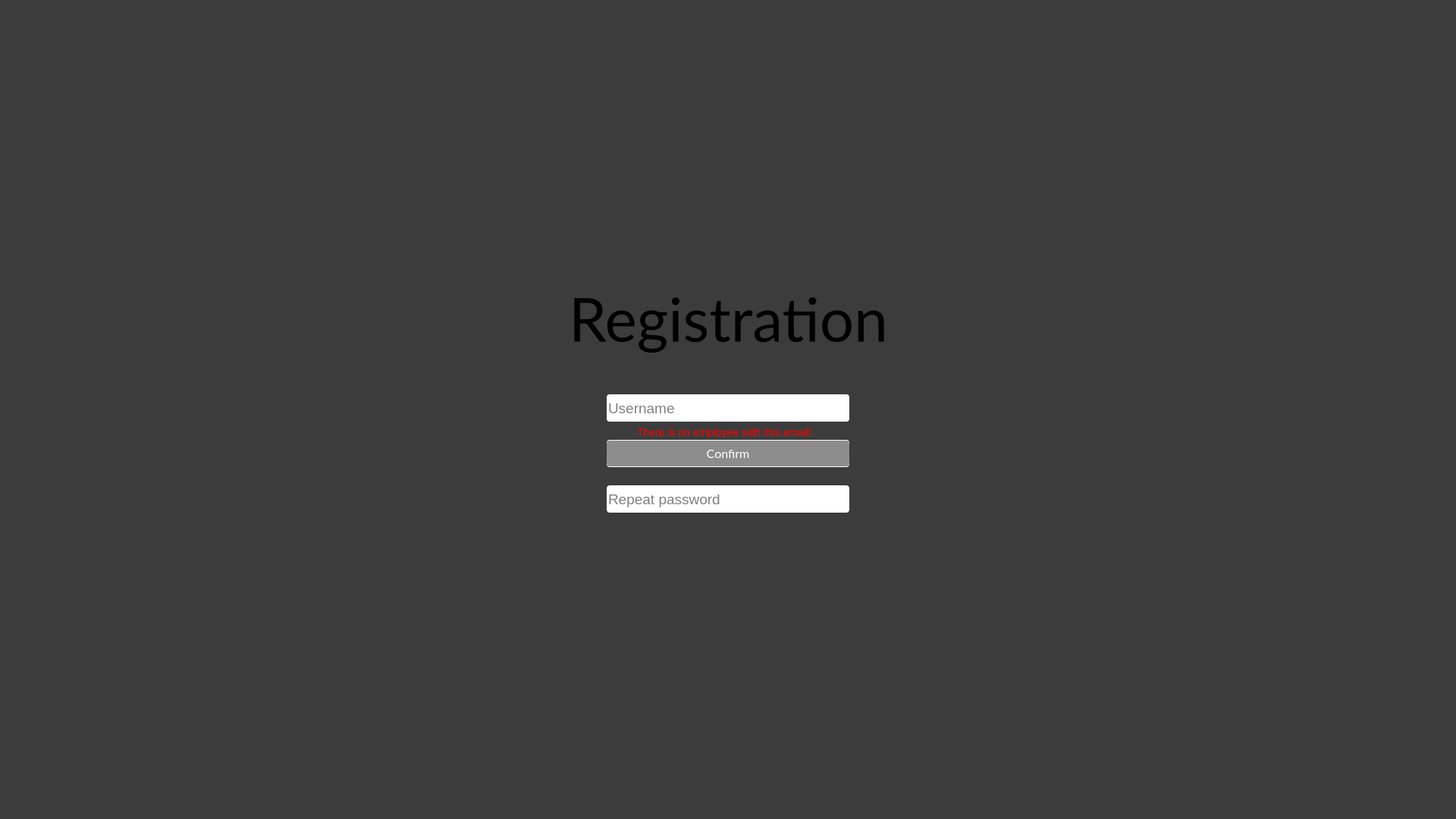
<?xml version="1.0" encoding="UTF-8"?>
<ui version="4.0">
 <class>RegistrationPage</class>
 <widget class="QWidget" name="RegistrationPage">
  <property name="geometry">
   <rect>
    <x>0</x>
    <y>0</y>
    <width>1920</width>
    <height>1080</height>
   </rect>
  </property>
  <property name="windowTitle">
   <string>Form</string>
  </property>
  <property name="styleSheet">
   <string notr="true">background-color:rgb(60, 60, 60);</string>
  </property>
  <widget class="QLabel" name="label_4">
   <property name="geometry">
    <rect>
     <x>550</x>
     <y>1440</y>
     <width>49</width>
     <height>16</height>
    </rect>
   </property>
   <property name="text">
    <string>TextLabel</string>
   </property>
  </widget>
  <widget class="QLineEdit" name="email_LineEdit">
   <property name="geometry">
    <rect>
     <x>800</x>
     <y>520</y>
     <width>320</width>
     <height>36</height>
    </rect>
   </property>
   <property name="font">
    <font>
     <pointsize>14</pointsize>
    </font>
   </property>
   <property name="styleSheet">
    <string notr="true">border-radius:4px;
background-color:white;
color:black;</string>
   </property>
   <property name="placeholderText">
    <string>Email</string>
   </property>
  </widget>
  <widget class="QLabel" name="label_2">
   <property name="geometry">
    <rect>
     <x>490</x>
     <y>1310</y>
     <width>49</width>
     <height>16</height>
    </rect>
   </property>
   <property name="text">
    <string>TextLabel</string>
   </property>
  </widget>
  <widget class="QLabel" name="label">
   <property name="geometry">
    <rect>
     <x>750</x>
     <y>370</y>
     <width>420</width>
     <height>100</height>
    </rect>
   </property>
   <property name="font">
    <font>
     <family>Lato</family>
     <pointsize>-1</pointsize>
    </font>
   </property>
   <property name="styleSheet">
    <string notr="true">background-color:transparent;
color:black;
font-family:Lato;
font-size:80px;</string>
   </property>
   <property name="text">
    <string>Registration</string>
   </property>
  </widget>
  <widget class="QLabel" name="incorrect_data_Label">
   <property name="geometry">
    <rect>
     <x>1090</x>
     <y>1140</y>
     <width>211</width>
     <height>21</height>
    </rect>
   </property>
   <property name="styleSheet">
    <string notr="true">background-color:transparent;
font-size:14px;</string>
   </property>
   <property name="text">
    <string>Incorrect Username or Password!</string>
   </property>
  </widget>
  <widget class="QWidget" name="confirmed_widget" native="true">
   <property name="geometry">
    <rect>
     <x>750</x>
     <y>470</y>
     <width>411</width>
     <height>351</height>
    </rect>
   </property>
   <property name="styleSheet">
    <string notr="true">background-color:transparent;</string>
   </property>
   <widget class="QLineEdit" name="username_LineEdit">
    <property name="geometry">
     <rect>
      <x>50</x>
      <y>50</y>
      <width>320</width>
      <height>36</height>
     </rect>
    </property>
    <property name="font">
     <font>
      <pointsize>14</pointsize>
     </font>
    </property>
    <property name="styleSheet">
     <string notr="true">border-radius:4px;
background-color:white;
color:black;</string>
    </property>
    <property name="placeholderText">
     <string>Username</string>
    </property>
   </widget>
   <widget class="QLineEdit" name="password_LineEdit">
    <property name="geometry">
     <rect>
      <x>50</x>
      <y>110</y>
      <width>320</width>
      <height>36</height>
     </rect>
    </property>
    <property name="font">
     <font>
      <pointsize>14</pointsize>
     </font>
    </property>
    <property name="styleSheet">
     <string notr="true">border-radius:4px;
background-color:white;
color:black;</string>
    </property>
    <property name="placeholderText">
     <string>Password</string>
    </property>
   </widget>
   <widget class="QLineEdit" name="rep_password_LineEdit">
    <property name="geometry">
     <rect>
      <x>50</x>
      <y>170</y>
      <width>320</width>
      <height>36</height>
     </rect>
    </property>
    <property name="font">
     <font>
      <pointsize>14</pointsize>
     </font>
    </property>
    <property name="styleSheet">
     <string notr="true">border-radius:4px;
background-color:white;
color:black;</string>
    </property>
    <property name="placeholderText">
     <string>Repeat password</string>
    </property>
   </widget>
  </widget>
  <widget class="QLabel" name="error_message">
   <property name="geometry">
    <rect>
     <x>840</x>
     <y>559</y>
     <width>231</width>
     <height>21</height>
    </rect>
   </property>
   <property name="styleSheet">
    <string notr="true">text-align:center;
background-color:transparent;
font-size:14px;
color:red;</string>
   </property>
   <property name="text">
    <string>There is no employee with this email!</string>
   </property>
  </widget>
  <widget class="QPushButton" name="confirm_btn">
   <property name="geometry">
    <rect>
     <x>800</x>
     <y>581</y>
     <width>320</width>
     <height>34</height>
    </rect>
   </property>
   <property name="styleSheet">
    <string notr="true">border:none;
border-radius:4px;
color:white;
font-size:16px;
font-family:Lato;
background-color:rgb(140, 140, 140);</string>
   </property>
   <property name="text">
    <string>Confirm</string>
   </property>
  </widget>
 </widget>
 <resources/>
 <connections/>
</ui>
